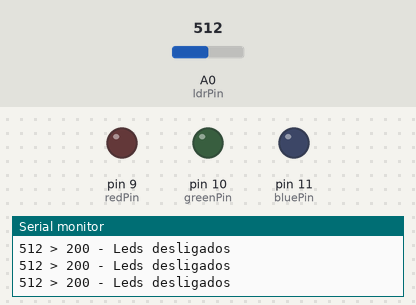
This program was run on a simulated Arduino Uno, built with avr-gcc and run on an emulated ATmega328P. Parts: output pins drawn as LEDs (lit = HIGH), the last lines printed to the serial monitor. Inputs (shaded band) come from the test bench; at power-on: A0 (ldrPin) = 512.

Above: at 1.2 s.
1.3 s: A0 (ldrPin) set to 209
2.8 s: A0 (ldrPin) set to 193
At 3.3 s:
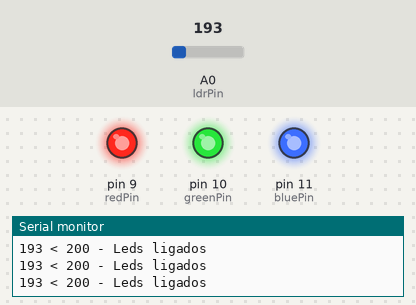
4.3 s: A0 (ldrPin) set to 210
At 4.7 s:
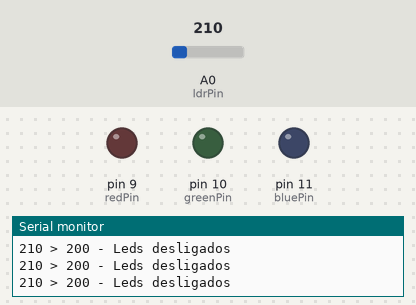
5.8 s: A0 (ldrPin) set to 190
At 6.1 s:
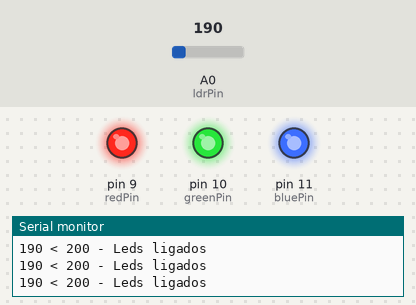
Timing chart, 0 to 8.3 s (numbered marks = the images above; inputs shaded):
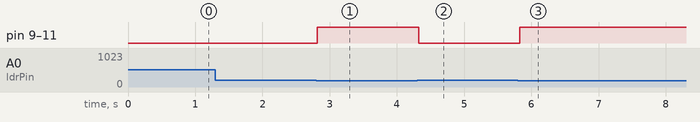

Measured:
- the behaviour switches between 201 and 200 on A0 (ldrPin) (found by bisection; images 0 and 1)
- after the input at 2.8 s, pin 9 (redPin), pin 10 (greenPin), pin 11 (bluePin): LOW → HIGH at once
- after the input at 4.3 s, pin 9 (redPin), pin 10 (greenPin), pin 11 (bluePin): HIGH → LOW at once
- after the input at 5.8 s, pin 9 (redPin), pin 10 (greenPin), pin 11 (bluePin): LOW → HIGH at once

The program:

main.cpp
```cpp
#include <Arduino.h>

const int redPin = 9;
const int greenPin = 10;
const int bluePin = 11;
const int ldrPin = A0;

void setup() {
  pinMode(redPin, OUTPUT);
  pinMode(greenPin, OUTPUT);
  pinMode(bluePin, OUTPUT);
  pinMode(ldrPin, INPUT);
  Serial.begin(9600);
  Serial.println("Setup completo");
}

void loop() {
  // o LDR liga ou desliga se o valor lido for maior ou menor que 500
  int LDRValue = analogRead(ldrPin);
  if (LDRValue > 200)
  {
    digitalWrite(redPin, LOW);
    digitalWrite(greenPin, LOW);
    digitalWrite(bluePin, LOW);
    Serial.println(String(LDRValue) + " > 200 - Leds desligados");
  }
  else
  {
    digitalWrite(redPin, HIGH);
    digitalWrite(greenPin, HIGH);
    digitalWrite(bluePin, HIGH);
    Serial.println(String(LDRValue) + " < 200 - Leds ligados");
  }
  delay(100);
}
```

Untitled-1.c
```cpp
#include <stdio.h>

int main() {
    int a = 5;
    int b = 10;
    int sum = a + b;

    printf("Valor de a: %d\n", a);
    printf("Valor de b: %d\n", b);
    printf("Soma de a e b: %d\n", sum);

    // Ponto de depuração
    for (int i = 0; i < 5; i++) {
        printf("i: %d\n", i);
    }

    return 0;
}
```
